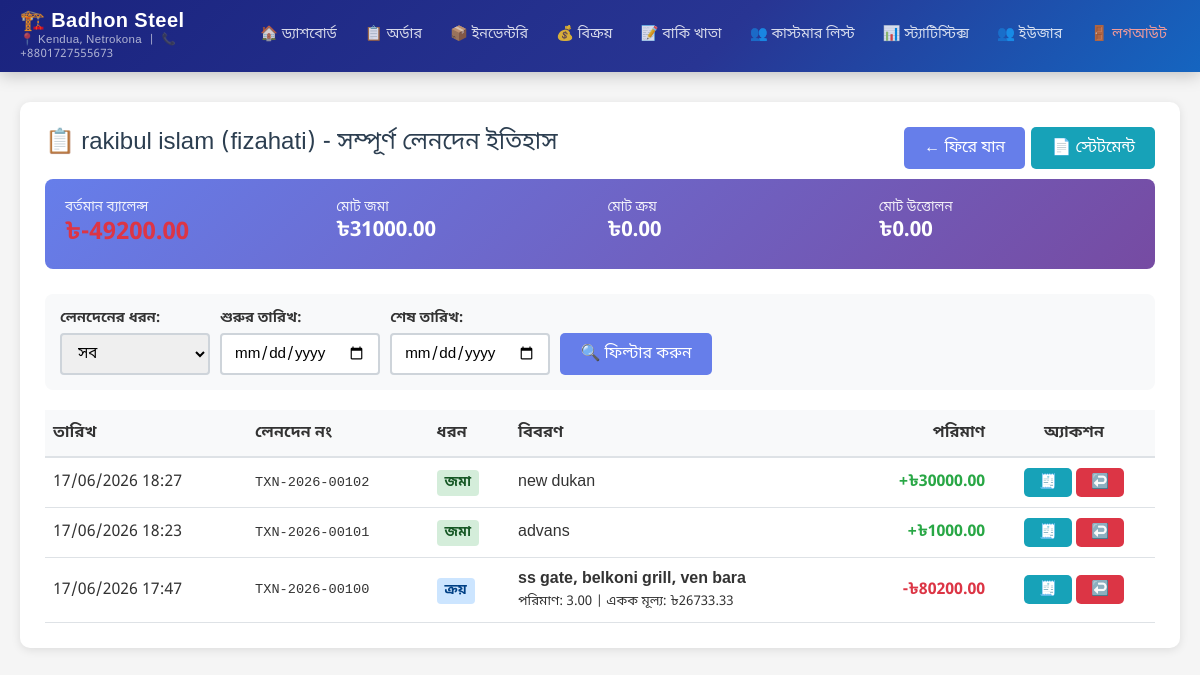
Page /admin-panel/transactions/customers/78/transactions/ (signed in) on the committed database.
### transactions/models.py (models this page shows, shortened)
class Customer(models.Model):
    name = models.CharField(max_length=200, verbose_name='Customer Name')
    mobile_number = models.CharField(max_length=20, unique=True, verbose_name='Mobile Number')
    address = models.TextField(verbose_name='Address', blank=True)
    current_balance = models.DecimalField(max_digits=10, decimal_places=2, verbose_name='Current Balance', default=0)
    created_at = models.DateTimeField(auto_now_add=True, verbose_name='Created At')
    updated_at = models.DateTimeField(auto_now=True, verbose_name='Updated At')
    is_deleted = models.BooleanField(default=False, verbose_name='Is Deleted')
    deleted_at = models.DateTimeField(null=True, blank=True, verbose_name='Deleted At')
    class Meta:
        verbose_name = 'Customer'
        verbose_name_plural = 'Customers'
        ordering = ['-created_at']
    @property
    def total_submitted(self):
        from django.db.models import Sum
        result = self.transactions.filter(
            transaction_type='submission',
            is_reversed=False,
            is_deleted=False
        ).aggregate(total=Sum('amount'))
        return result['total'] or 0
    @property
    def total_purchased(self):
        from django.db.models import Sum
        purchases = self.transactions.filter(
            transaction_type='purchase',
            is_reversed=False,
            is_deleted=False
        ).exclude(
            status='cancelled'  # Exclude cancelled orders
        )
        total_due = 0
        for purchase in purchases:
            due_amount = purchase.due_amount if hasattr(purchase, 'due_amount') else purchase.amount
            total_due += due_amount
        return abs(total_due)
    @property
    def total_withdrawn(self):
        from django.db.models import Sum
        result = self.transactions.filter(
            transaction_type='withdrawal',
            is_reversed=False,
            is_deleted=False
        ).aggregate(total=Sum('amount'))
        return abs(result['total'] or 0)

class Transaction(models.Model):
    TRANSACTION_TYPE_CHOICES = [
        ('submission', 'Submission (Deposit)'),
        ('purchase', 'Purchase'),
        ('withdrawal', 'Withdrawal'),
        ('adjustment', 'Adjustment'),
        ('reversal', 'Reversal'),
    ]
    STATUS_CHOICES = [
        ('pending', 'চলমান'),
        ('ready', 'প্রস্তুত'),
        ('completed', 'সম্পন্ন'),
        ('cancelled', 'বাতিল'),
    ]
    DELIVERY_STATUS_CHOICES = [
        ('not_delivered', 'ডেলিভারি হয়নি'),
        ('delivered', 'ডেলিভারি সম্পন্ন'),
    ]
    is_edited = models.BooleanField(default=False, verbose_name='Is Edited')
    original_transaction = models.ForeignKey('self', on_delete=models.SET_NULL, null=True, blank=True,
                                             related_name='edited_versions', verbose_name='Original Transaction')
    transaction_number = models.CharField(max_length=50, unique=True, verbose_name='Transaction Number', editable=False)
    customer = models.ForeignKey('Customer', on_delete=models.PROTECT, related_name='transactions', verbose_name='Customer')
    transaction_type = models.CharField(max_length=20, choices=TRANSACTION_TYPE_CHOICES, verbose_name='Transaction Type')
    amount = models.DecimalField(max_digits=10, decimal_places=2, verbose_name='Amount')
    balance_before = models.DecimalField(max_digits=10, decimal_places=2, verbose_name='Balance Before', default=0)
    balance_after = models.DecimalField(max_digits=10, decimal_places=2, verbose_name='Balance After', default=0)
    cash_paid = models.DecimalField(max_digits=10, decimal_places=2, verbose_name='Cash Paid', default=0)
    due_amount = models.DecimalField(max_digits=10, decimal_places=2, verbose_name='Due Amount', default=0)
    item_name = models.CharField(max_length=200, verbose_name='Item Name', blank=True)
    item_description = models.TextField(verbose_name='Item Description', blank=True)
    item_quantity = models.DecimalField(max_digits=10, decimal_places=2, verbose_name='Quantity', null=True, blank=True)
    item_unit_price = models.DecimalField(max_digits=10, decimal_places=2, verbose_name='Unit Price', null=True, blank=True)
    inventory_product = models.ForeignKey('shop.InventoryProduct', on_delete=models.SET_NULL, null=True, blank=True,
                                          verbose_name='Inventory Product')
    item_discount_percentage = models.DecimalField(max_digits=5, decimal_places=2, default=0, verbose_name='Item Discount (%)')
    item_discount_amount = models.DecimalField(max_digits=10, decimal_places=2, default=0, verbose_name='Item Discount Amount')
    total_discount_percentage = models.DecimalField(max_digits=5, decimal_places=2, default=0, verbose_name='Total Discount (%)')
    total_discount_amount = models.DecimalField(max_digits=10, decimal_places=2, default=0, verbose_name='Total Discount Amount')
    gross_amount = models.DecimalField(max_digits=10, decimal_places=2, default=0, verbose_name='Gross Amount')
    status = models.CharField(max_length=20, choices=STATUS_CHOICES, default='pending', verbose_name='Order Status')
    delivery_status = models.CharField(max_length=20, choices=DELIVERY_STATUS_CHOICES, default='not_delivered', verbose_name='Delivery Status')
    notes = models.TextField(verbose_name='Notes', blank=True)
    order_date = models.DateField(default=timezone.now, verbose_name='Order Date')
    delivery_date = models.DateField(null=True, blank=True, verbose_name='Delivery Date')
    payment_date = models.DateField(null=True, blank=True, verbose_name='Payment Due Date')
    reverses_transaction = models.ForeignKey('self', on_delete=models.SET_NULL, null=True, blank=True,
                                             related_name='reversed_by_transactions', verbose_name='Reversed Transaction')
    is_reversed = models.BooleanField(default=False, verbose_name='Is Reversed')
    created_by = models.ForeignKey('auth.User', on_delete=models.SET_NULL, null=True, blank=True, verbose_name='Created By')
    created_at = models.DateTimeField(auto_now_add=True, verbose_name='Created At')
    updated_at = models.DateTimeField(auto_now=True, verbose_name='Updated At')
    is_deleted = models.BooleanField(default=False, verbose_name='Is Deleted')
    deleted_at = models.DateTimeField(null=True, blank=True, verbose_name='Deleted At')
    class Meta:
        verbose_name = 'Transaction'
        verbose_name_plural = 'Transactions'
        ordering = ['-created_at']
        indexes = [
            models.Index(fields=['customer', '-created_at']),
            models.Index(fields=['transaction_type', 'status']),
            models.Index(fields=['transaction_number']),
        ]

### transactions/views.py (the view)
# urls.py: path('customers/<int:customer_pk>/transactions/', views.transaction_list, name='transaction_list'),
@login_required
def transaction_list(request, customer_pk):
    customer = get_object_or_404(Customer, pk=customer_pk)
    transaction_type = request.GET.get('type', '')
    date_from = request.GET.get('from_date', '')
    date_to = request.GET.get('to_date', '')
    transactions = customer.transactions.filter(is_reversed=False).order_by('-created_at')
    if transaction_type:
        transactions = transactions.filter(transaction_type=transaction_type)
    if date_from:
        transactions = transactions.filter(created_at__gte=date_from)
    if date_to:
        transactions = transactions.filter(created_at__lte=date_to)
    paginator = Paginator(transactions, 50)
    page_number = request.GET.get('page')
    page_obj = paginator.get_page(page_number)
    context = {
        'customer': customer,
        'page_obj': page_obj,
        'transactions': page_obj.object_list,
        'transaction_type': transaction_type,
        'date_from': date_from,
        'date_to': date_to,
    }
    return render(request, 'transactions/transaction_list.html', context)

### transactions/templates/transactions/transaction_list.html (shortened to what this page needs)
{% extends 'admin_panel/base.html' %}
{% load static %}
{% block content %}
<div class="card">
    <div class="card-title">
        📋 {{ customer.name }} - সম্পূর্ণ লেনদেন ইতিহাস
        <div style="float: right;">
            <a href="{% url 'transactions:customer_detail' customer.pk %}" class="btn btn-secondary">← ফিরে যান</a>
            <a href="{% url 'transactions:customer_statement' customer_pk=customer.pk %}{% if date_from or date_to %}?from_date={{ date_from }}&to_date={{ date_to }}{% endif %}" class="btn btn-info">📄 স্টেটমেন্ট</a>
        </div>
    </div>
    <div style="background: linear-gradient(135deg, #667eea 0%, #764ba2 100%); padding: 20px; border-radius: 8px; margin-bottom: 25px; color: white;">
        <div style="display: grid; grid-template-columns: repeat(auto-fit, minmax(150px, 1fr)); gap: 15px;">
            <div>
                <div style="font-size: 0.85rem; opacity: 0.9;">বর্তমান ব্যালেন্স</div>
                <div style="font-size: 1.5rem; font-weight: 700;">
                    {% if customer.current_balance >= 0 %}
                    ৳{{ customer.current_balance|floatformat:2 }}
                    {% else %}
                    <span style="color: #dc3545;">৳-{{ customer.current_balance|floatformat:2|slice:"1:" }}</span>
                    {% endif %}
                </div>
            </div>
            <div>
                <div style="font-size: 0.85rem; opacity: 0.9;">মোট জমা</div>
                <div style="font-size: 1.3rem; font-weight: 700;">৳{{ customer.total_submitted|floatformat:2 }}</div>
            </div>
            <div>
                <div style="font-size: 0.85rem; opacity: 0.9;">মোট ক্রয়</div>
                <div style="font-size: 1.3rem; font-weight: 700;">৳{{ customer.total_purchased|floatformat:2 }}</div>
            </div>
            <div>
                <div style="font-size: 0.85rem; opacity: 0.9;">মোট উত্তোলন</div>
                <div style="font-size: 1.3rem; font-weight: 700;">৳{{ customer.total_withdrawn|floatformat:2 }}</div>
            </div>
        </div>
    </div>
    <div style="background: #f8f9fa; padding: 15px; border-radius: 8px; margin-bottom: 20px;">
        <form method="get" style="display: flex; gap: 10px; flex-wrap: wrap; align-items: end;">
            <div>
                <label for="type" style="display: block; margin-bottom: 5px; font-size: 0.9rem; font-weight: 600;">লেনদেনের ধরন:</label>
                <select name="type" id="type" class="form-control" style="min-width: 150px;">
                    <option value="">সব</option>
                </select>
            </div>
            <div>
                <label for="from_date" style="display: block; margin-bottom: 5px; font-size: 0.9rem; font-weight: 600;">শুরুর তারিখ:</label>
                <input type="date" name="from_date" id="from_date" value="{{ date_from }}" class="form-control">
            </div>
            <div>
                <label for="to_date" style="display: block; margin-bottom: 5px; font-size: 0.9rem; font-weight: 600;">শেষ তারিখ:</label>
                <input type="date" name="to_date" id="to_date" value="{{ date_to }}" class="form-control">
            </div>
            <div>
                <button type="submit" class="btn btn-primary">🔍 ফিল্টার করুন</button>
            </div>
        </form>
    </div>
    {% if transactions %}
    <div style="overflow-x: auto;">
        <table style="width: 100%; border-collapse: collapse;">
            <thead>
                <tr style="background-color: #f8f9fa; border-bottom: 2px solid #dee2e6;">
                    <th style="padding: 12px 8px; text-align: left; font-weight: 600;">তারিখ</th>
                    <th style="padding: 12px 8px; text-align: left; font-weight: 600;">লেনদেন নং</th>
                    <th style="padding: 12px 8px; text-align: left; font-weight: 600;">ধরন</th>
                    <th style="padding: 12px 8px; text-align: left; font-weight: 600;">বিবরণ</th>
                    <th style="padding: 12px 8px; text-align: right; font-weight: 600;">পরিমাণ</th>
                    <th style="padding: 12px 8px; text-align: center; font-weight: 600;">অ্যাকশন</th>
                </tr>
            </thead>
            <tbody>
                {% for txn in transactions %}
                <tr style="border-bottom: 1px solid #dee2e6; {% if txn.is_reversed %}opacity: 0.5; background: #f8f9fa;{% endif %}">
                    <td style="padding: 10px 8px;">{{ txn.created_at|date:"d/m/Y H:i" }}</td>
                    <td style="padding: 10px 8px; font-family: monospace; font-size: 0.85rem;">{{ txn.transaction_number }}</td>
                    <td style="padding: 10px 8px;">
                        {% if txn.transaction_type == 'submission' %}
                        <span style="padding: 4px 8px; border-radius: 4px; background: #d4edda; color: #155724; font-weight: 600; font-size: 0.85rem;">জমা</span>
                        {% elif txn.transaction_type == 'purchase' %}
                        <span style="padding: 4px 8px; border-radius: 4px; background: #cce5ff; color: #004085; font-weight: 600; font-size: 0.85rem;">ক্রয়</span>
                        {% elif txn.transaction_type == 'withdrawal' %}
                        <span style="padding: 4px 8px; border-radius: 4px; background: #fff3cd; color: #856404; font-weight: 600; font-size: 0.85rem;">উত্তোলন</span>
                        {% elif txn.transaction_type == 'reversal' %}
                        <span style="padding: 4px 8px; border-radius: 4px; background: #f8d7da; color: #721c24; font-weight: 600; font-size: 0.85rem;">বাতিল</span>
                        {% endif %}
                    </td>
                    <td style="padding: 10px 8px;">
                        {% if txn.transaction_type == 'purchase' %}
                            <strong>{{ txn.item_name }}</strong>
                            {% if txn.item_quantity %}<br><small>পরিমাণ: {{ txn.item_quantity }} | একক মূল্য: ৳{{ txn.item_unit_price|floatformat:2 }}</small>{% endif %}
                        {% elif txn.notes %}
                            {{ txn.notes|truncatewords:15 }}
                        {% else %}
                            -
                        {% endif %}
                    </td>
                    <td style="padding: 10px 8px; text-align: right; font-weight: 700;">
                        {% if txn.transaction_type == 'submission' %}
                        <span style="color: #28a745;">+৳{{ txn.amount|floatformat:2 }}</span>
                        {% elif txn.transaction_type == 'purchase' or txn.transaction_type == 'withdrawal' %}
                        <span style="color: #dc3545;">-৳{{ txn.amount|floatformat:2 }}</span>
                        {% elif txn.transaction_type == 'reversal' %}
                            {% if txn.reverses_transaction.transaction_type == 'submission' %}
                            <span style="color: #dc3545;">-৳{{ txn.amount|floatformat:2 }}</span>
                            {% else %}
                            <span style="color: #28a745;">+৳{{ txn.amount|floatformat:2 }}</span>
                            {% endif %}
                        {% endif %}
                    </td>
                    <td style="padding: 10px 8px; text-align: center;">
                        <a href="{% url 'transactions:transaction_voucher' pk=txn.pk %}" class="btn btn-sm btn-info" title="ভাউচার">🧾</a>
                        {% if not txn.is_reversed %}
                        <a href="{% url 'transactions:transaction_reverse' pk=txn.pk %}" class="btn btn-sm btn-danger" title="বাতিল" onclick="return confirm('এই লেনদেন বাতিল করতে চান?')">↩️</a>
                        {% else %}
                        <a href="{% url 'transactions:transaction_reverse' pk=txn.pk %}" class="btn btn-sm btn-success" title="পুনরায় সক্রিয় করুন" onclick="return confirm('এই বাতিলকৃত লেনদেন পুনরায় সক্রিয় করতে চান?')">♻️</a>
                        {% endif %}
                    </td>
                </tr>
                {% endfor %}
            </tbody>
        </table>
    </div>
    {% else %}
    <div style="text-align: center; padding: 40px; color: #666; background: #f8f9fa; border-radius: 8px;">
        <div style="font-size: 3rem; margin-bottom: 10px;">📋</div>
        <h3>কোনো লেনদেন পাওয়া যায়নি</h3>
        <p>নির্বাচিত ফিল্টার অনুযায়ী কোনো লেনদেন নেই!</p>
    </div>
    {% endif %}
</div>
{% endblock %}

### transactions/templates/transactions/transaction_list.html (style rules this page uses)
.form-control { padding: 8px 12px; font-size: 0.95rem; border: 2px solid #ced4da; border-radius: 4px; font-family: 'Noto Sans Bengali', sans-serif; }

### rows in the picture
Customer: name "rakibul islam (fizahati)", current_balance "49200.00", total_submitted "31000.00", total_purchased "0.00", total_withdrawn "0.00"
Transaction: created_at "17/06/2026 18:27", transaction_number "TXN-2026-00102", transaction_type "জমা", notes "new dukan", amount "30000.00"
Transaction: created_at "17/06/2026 18:23", transaction_number "TXN-2026-00101", transaction_type "জমা", notes "advans", amount "1000.00"
Transaction: created_at "17/06/2026 17:47", transaction_number "TXN-2026-00100", transaction_type "ক্রয়", item_name "ss gate, belkoni grill, ven bara", item_quantity "3.00", item_unit_price "26733.33", amount "80200.00"
